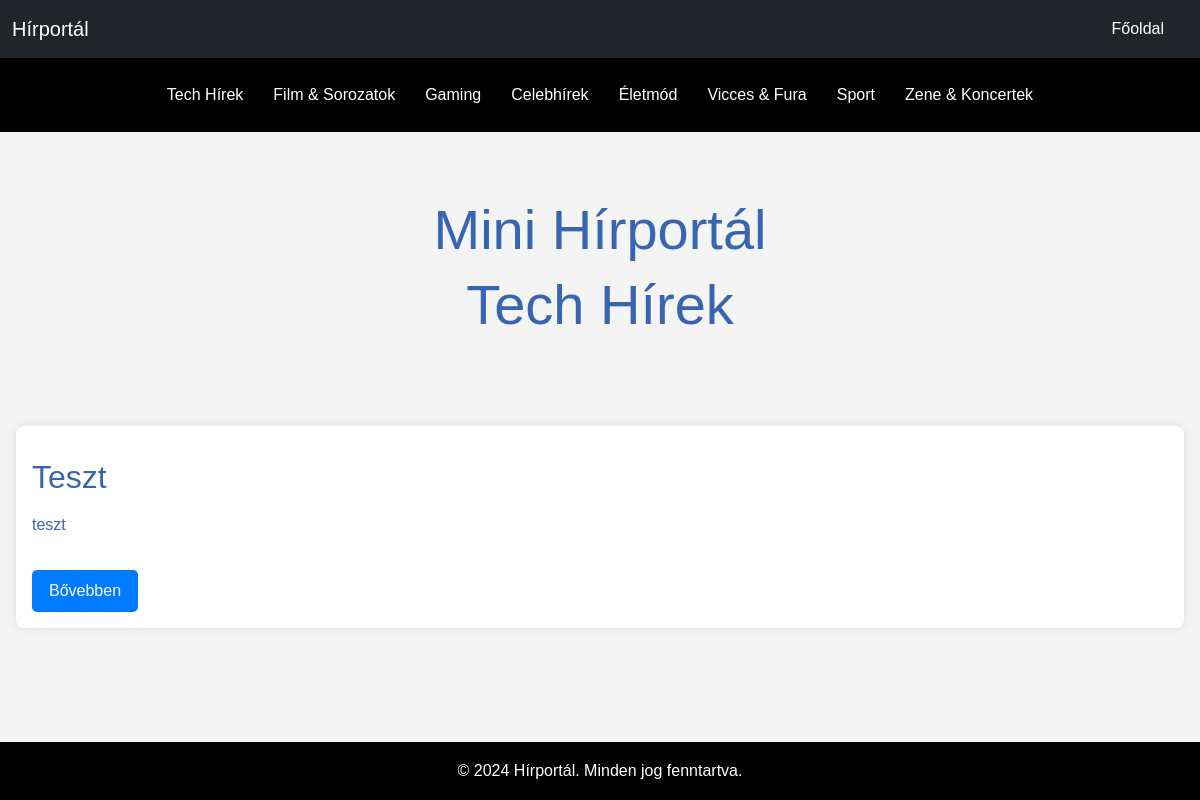
The app's page /?category=2 with its own data.
### models.py (models this page shows, shortened)
class Menus(db.Model):
    id = db.Column(db.Integer,primary_key=True)
    name = db.Column(db.String(255),nullable=False)
    url = db.Column(db.String(255),nullable=False)

class News(db.Model):
    id = db.Column(db.Integer,primary_key=True)
    title = db.Column(db.String(255),nullable=False)
    content = db.Column(db.Text,nullable=False)
    author = db.Column(db.String(255),nullable=False)
    timestamp = db.Column(db.DateTime, default=datetime.now())
    category = db.Column(db.Integer ,db.ForeignKey("categories.id"))

### scripts/routes.py (the view)
@app.route('/')
def index():
    category = request.args.get('category')
    categories = Categories.query.all()
    category_id=[]
    if category:
        news = News.query.filter_by(category=category).all()
    else:
        news = News.query.all()
    urls = Menus.query.all()
    return render_template('index.html',urls=urls,news=news,categories=categories,category_id=category_id)

### scripts/templates/index.html (shortened to what this page needs)
{% include 'header.html' %}
      <section class="text-center py-5">
        <div class="container">
          <h1 class="display-4">Mini Hírportál</h1>
          <h2 class="display-4 subtitle">Mini Hírportál</h2>
        </div>
      </section>
    <section class="main-news">
      <article class="news-item">
        {% if news %}
        <h2>{{news[0].title}}</h2>
        <p>{{news[0].content}}</p>
        <button class="btn read-more">Bővebben</button>
        {%else%}
        <h2>Nincs feltöltve hír</h2>
        <p>Nincs feltöltve hír</p>
        {%endif%}
      </article>
    </section>
{% include 'footer.html' %}

### scripts/templates/header.html (shortened to what this page needs)
<!DOCTYPE html>
<html lang="en">
<head>
    <link href="https://cdn.jsdelivr.net/npm/bootstrap@5.3.0/dist/css/bootstrap.min.css" rel="stylesheet">
    <link href="{{url_for('static',filename='css/style.css')}}" rel="stylesheet">
</head>
<body>
  <nav class="navbar navbar-expand-lg bg-dark">
    <div class="container-fluid">
      <a class="navbar-brand" href="/">Hírportál</a>
      <div class="collapse navbar-collapse" id="navbarNav">
        <ul class="navbar-nav ms-auto">
          {% for menu in urls %}
            {% if menu.name == "Főoldal" %}
              <li class="nav-item">
                  <a class="nav-link" href="{{menu.url}}">{{menu.name}}</a>
              </li>
            {% endif %}
          {% endfor %}
        </ul>
      </div>
    </div>
  </nav>
  <div class="container-fluid category-fluid">
    <div class="container">
      <div class="row">
        <div class="col-12">
          <div class="category-box">
            <ul class="category-row">
              {% for menu in urls %}
              {% if menu.name != "Főoldal" %}
                <li class="category-item">
                    <a class="nav-link" href="/?category={{menu.url}}">{{menu.name}}</a>
                </li>
              {% endif %}
            {% endfor %}
            </ul>
          </div>
        </div>
      </div>
    </div>
  </div>
  <main>

### scripts/static/css/style.css (style rules this page uses)
* { box-sizing: border-box; }
nav { background-color: #000; }
.navbar-brand,.nav-link { color: #fff; }
.nav-link { position: relative; }
.nav-link::before { content: ""; width: 0; height: 1px; background-color: #fff; position: absolute; bottom: 8px; right: 50%; visibility: hidden; }
.nav-link::after { content: ""; width: 0; height: 1px; background-color: #fff; position: absolute; bottom: 8px; left: 50%; visibility: hidden; }
.navbar-nav { margin-left: auto !important; }
* { margin: 0; padding: 0; box-sizing: border-box; }
body { font-family: Arial, sans-serif; line-height: 1.6; background-color: #f4f4f4; color: #3865b2; display: flex; flex-direction: column; min-height: 100vh; }
.container { width: 80%; margin: 0 auto; }
nav ul { display: flex; justify-content: center; list-style: none; }
nav ul li { margin: 0 1rem; }
nav ul li a { color: #fff; text-decoration: none; }
.main-news { margin: 2rem 0; background-color: #fff; padding: 1rem; border-radius: 8px; box-shadow: 0 0 10px rgba(0, 0, 0, 0.1); }
.main-news h2 { margin-top: 1rem; color: #3865b2; }
.main-news p { margin: 1rem 0; }
.read-more { display: inline-block; margin-top: 1rem; padding: 0.5rem 1rem; background-color: #007BFF; color: #fff; text-decoration: none; border-radius: 5px; }
main { padding: 1em; flex-grow: 1; }
ul.category-row { display: flex; flex-direction: row; gap: 0 .5em; list-style: none; margin-bottom: 0; justify-content: space-between; }
.category-fluid { background-color: black; padding: 1em; }
.category-fluid .nav-link { padding: .5em; }
@media (min-width:992px) and (max-width:1200px) { ul.category-row { gap: 0; justify-content: space-evenly; padding-left: 0; } }
@media (min-width: 992px) { .navbar-expand-lg .navbar-nav { flex-direction: row-reverse; } }

### records on screen
Menus: name "Főoldal"
Menus: name "Tech Hírek"
Menus: name "Film & Sorozatok"
Menus: name "Gaming"
Menus: name "Celebhírek"
Menus: name "Életmód"
Menus: name "Vicces & Fura"
Menus: name "Sport"
Menus: name "Zene & Koncertek"
News: title "Teszt", content "teszt"
